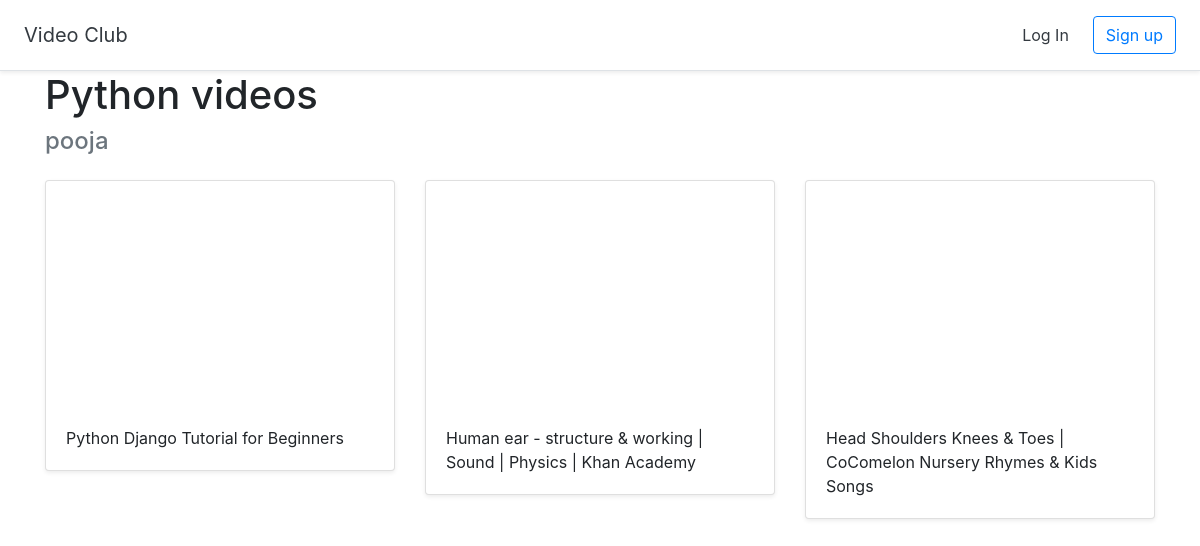
Page /clubofframe/1 on the committed database.
### club/models.py (models this page shows)
class Club(models.Model):
    title =models.CharField(max_length=255)
    user = models.ForeignKey(User, on_delete=models.CASCADE, null=True) #Have one issue with null.. no need of null=True but need to check

class Video(models.Model):
    title =models.CharField(max_length=255)
    url = models.URLField()
    youtube_id = models.CharField(max_length=255)
    club = models.ForeignKey(Club, on_delete=models.CASCADE)

### club/views.py (the view)
# urls.py: path('clubofframe/<int:pk>', views.DetailClub.as_view(), name='detail_club'),
class DetailClub(generic.DetailView):
    model = Club
    template_name = 'detail_club.html'

### club/templates/detail_club.html (shortened to what this page needs)
{% extends 'base.html' %}
{% block content %}
<div class='container'>
    <h1> {{ club.title }} </h1>
    <h4 class="text-muted"> {{ club.user.username }} </h4>
    <div class="row">
      {% for video in club.video_set.all %}
      <div class="col-md-4 mt-3">
        <div class="card mb-4 shadow-sm">
          <iframe width="100%" height="225" src="https://www.youtube.com/embed/{{ video.youtube_id }}" frameborder="0" allow="accelerometer; autoplay; encrypted-media; gyroscope; picture-in-picture" allowfullscreen></iframe>
          <div class="card-body">
            <p class="card-text">{{ video.title }}</p>
          </div>
        </div>
      </div>
      {% endfor %}
    </div>
</div>
{% endblock %}

### rows in the picture
Club: title "Python videos", user.username "pooja"
Video: title "Python Django Tutorial for Beginners"
Video: title "Human ear - structure & working | Sound | Physics | Khan Academy"
Video: title "Head Shoulders Knees & Toes | CoComelon Nursery Rhymes & Kids Songs"
